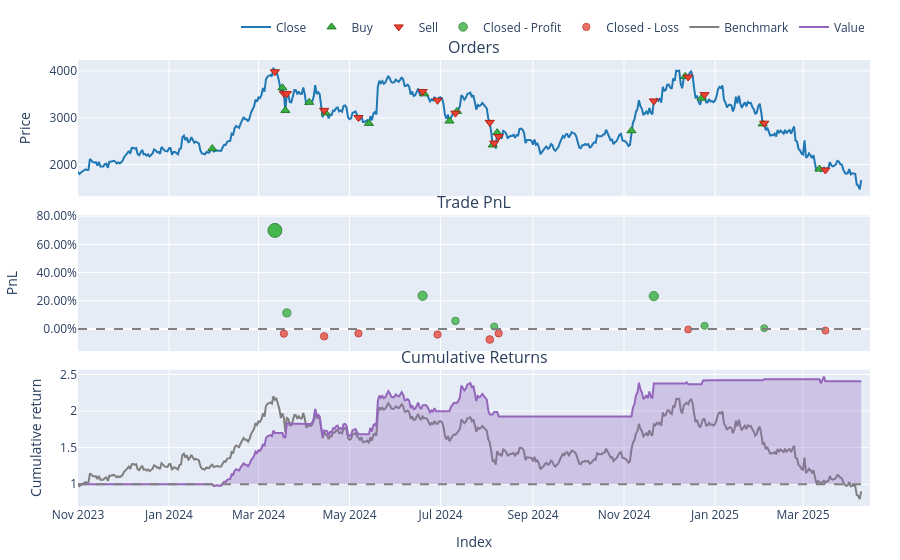

Notebook cell for this chart:
### Code cell
fig4 = pf['ETHUSD'].plot()
fig4.update_layout(autosize=True)
fig4.update_layout(
    autosize=True,
    height=None,  # Remove fixed height
    width=None,   # Remove fixed width
)
fig4.write_html("strategy_chart.html")
html_str = fig4.to_html(include_plotlyjs='cdn', full_html=False, config={"responsive": True})

fig4.show()

### Figure 1 — Plotly figure (JSON) as saved in the notebook; plotly's stock layout.template omitted (floating-point values rounded to 4 significant figures; data arrays with more than 128 entries replaced by an {"elided": "..."} marker saying what was removed)
{"data": [{"legendgroup": "0", "line": {"color": "#1f77b4"}, "mode": "lines", "name": "Close", "showlegend": true, "type": "scatter", "x": {"elided": "526 str values"}, "xaxis": "x", "y": {"elided": "526 float values"}, "yaxis": "y"}, {"customdata": {"elided": "16x9 mixed values"}, "hovertemplate": "<br>Order Id: %{customdata[0]}\n<br>Signal Index: %{customdata[1]}\n<br>Creation Index: %{customdata[2]}\n<br>Fill Index: %{customdata[3]}\n<br>Size: %{customdata[4]:,}\n<br>Price: %{customdata[5]:,}\n<br>Fees: %{customdata[6]:,}\n<br>Type: %{customdata[7]}\n<br>Stop Type: %{customdata[8]}", "legendgroup": "1", "marker": {"color": "#37B13F", "line": {"color": "rgb(38,123,44)", "width": 1}, "size": 8, "symbol": "triangle-up"}, "mode": "markers", "name": "Buy", "type": "scatter", "x": ["2024-01-30T00:00:00+00:00", "2024-03-17T00:00:00+00:00", "2024-03-19T00:00:00+00:00", "2024-04-04T00:00:00+00:00", "2024-04-15T00:00:00+00:00", "2024-05-14T00:00:00+00:00", "2024-06-20T00:00:00+00:00", "2024-07-07T00:00:00+00:00", "2024-07-12T00:00:00+00:00", "2024-08-05T00:00:00+00:00", "2024-08-08T00:00:00+00:00", "2024-11-06T00:00:00+00:00", "2024-12-12T00:00:00+00:00", "2024-12-23T00:00:00+00:00", "2025-02-02T00:00:00+00:00", "2025-03-12T00:00:00+00:00"], "xaxis": "x", "y": [2343.0, 3641.0, 3157.0, 3329.0, 3103.0, 2880.0, 3511.0, 2931.0, 3135.0, 2420.0, 2684.0, 2724.0, 3883.0, 3418.0, 2869.0, 1908.0], "yaxis": "y"}, {"customdata": {"elided": "16x9 mixed values"}, "hovertemplate": "<br>Order Id: %{customdata[0]}\n<br>Signal Index: %{customdata[1]}\n<br>Creation Index: %{customdata[2]}\n<br>Fill Index: %{customdata[3]}\n<br>Size: %{customdata[4]:,}\n<br>Price: %{customdata[5]:,}\n<br>Fees: %{customdata[6]:,}\n<br>Type: %{customdata[7]}\n<br>Stop Type: %{customdata[8]}", "legendgroup": "2", "marker": {"color": "#EA4335", "line": {"color": "rgb(181,31,18)", "width": 1}, "size": 8, "symbol": "triangle-down"}, "mode": "markers", "name": "Sell", "type": "scatter", "x": ["2024-03-12T00:00:00+00:00", "2024-03-18T00:00:00+00:00", "2024-03-20T00:00:00+00:00", "2024-04-14T00:00:00+00:00", "2024-05-07T00:00:00+00:00", "2024-06-19T00:00:00+00:00", "2024-06-29T00:00:00+00:00", "2024-07-11T00:00:00+00:00", "2024-08-03T00:00:00+00:00", "2024-08-06T00:00:00+00:00", "2024-08-09T00:00:00+00:00", "2024-11-21T00:00:00+00:00", "2024-12-14T00:00:00+00:00", "2024-12-25T00:00:00+00:00", "2025-02-03T00:00:00+00:00", "2025-03-16T00:00:00+00:00"], "xaxis": "x", "y": [3980.0, 3521.0, 3517.0, 3158.0, 3006.0, 3559.0, 3373.0, 3099.0, 2902.0, 2463.0, 2600.0, 3360.0, 3869.0, 3494.0, 2885.0, 1887.0], "yaxis": "y"}, {"customdata": [["0", "0", "2024-03-12 00:00:00+00:00", 69.89, 0.6989], ["2", "2", "2024-03-20 00:00:00+00:00", 18.72, 0.1139], ["5", "5", "2024-06-19 00:00:00+00:00", 39.62, 0.2356], ["7", "7", "2024-07-11 00:00:00+00:00", 11.48, 0.0575], ["9", "9", "2024-08-06 00:00:00+00:00", 3.402, 0.01741], ["11", "11", "2024-11-21 00:00:00+00:00", 44.93, 0.2333], ["13", "13", "2024-12-25 00:00:00+00:00", 5.251, 0.02218], ["14", "14", "2025-02-03 00:00:00+00:00", 1.341, 0.005542]], "hovertemplate": "<br>Exit Trade Id: %{customdata[0]}\n<br>Position Id: %{customdata[1]}\n<br>Exit Index: %{customdata[2]}\n<br>PnL: %{customdata[3]:,}\n<br>Return: %{customdata[4]:,%}", "legendgroup": "3", "marker": {"color": "#37B13F", "line": {"color": "rgb(38,123,44)", "width": 1}, "opacity": [0.9, 0.7738, 0.8001, 0.7617, 0.753, 0.7996, 0.754, 0.7504], "size": [14.0, 8.112, 9.337, 7.544, 7.14, 9.314, 7.188, 7.021], "symbol": "circle"}, "mode": "markers", "name": "Closed - Profit", "type": "scatter", "x": ["2024-03-12T00:00:00+00:00", "2024-03-20T00:00:00+00:00", "2024-06-19T00:00:00+00:00", "2024-07-11T00:00:00+00:00", "2024-08-06T00:00:00+00:00", "2024-11-21T00:00:00+00:00", "2024-12-25T00:00:00+00:00", "2025-02-03T00:00:00+00:00"], "xaxis": "x2", "y": [0.6989, 0.1139, 0.2356, 0.0575, 0.01741, 0.2333, 0.02218, 0.005542], "yaxis": "y2"}, {"customdata": [["1", "1", "2024-03-18 00:00:00+00:00", -5.616, -0.03306], ["3", "3", "2024-04-14 00:00:00+00:00", -9.416, -0.05146], ["4", "4", "2024-05-07 00:00:00+00:00", -5.445, -0.03137], ["6", "6", "2024-06-29 00:00:00+00:00", -8.135, -0.03916], ["8", "8", "2024-08-03 00:00:00+00:00", -15.71, -0.07443], ["10", "10", "2024-08-09 00:00:00+00:00", -6.196, -0.03117], ["12", "12", "2024-12-14 00:00:00+00:00", -0.8215, -0.003459], ["15", "15", "2025-03-16 00:00:00+00:00", -2.694, -0.01107]], "hovertemplate": "<br>Exit Trade Id: %{customdata[0]}\n<br>Position Id: %{customdata[1]}\n<br>Exit Index: %{customdata[2]}\n<br>PnL: %{customdata[3]:,}\n<br>Return: %{customdata[4]:,%}", "legendgroup": "4", "marker": {"color": "#EA4335", "line": {"color": "rgb(181,31,18)", "width": 1}, "opacity": [0.7564, 0.7604, 0.756, 0.7577, 0.7653, 0.756, 0.75, 0.7516], "size": [7.298, 7.483, 7.281, 7.359, 7.714, 7.279, 7.0, 7.077], "symbol": "circle"}, "mode": "markers", "name": "Closed - Loss", "type": "scatter", "x": ["2024-03-18T00:00:00+00:00", "2024-04-14T00:00:00+00:00", "2024-05-07T00:00:00+00:00", "2024-06-29T00:00:00+00:00", "2024-08-03T00:00:00+00:00", "2024-08-09T00:00:00+00:00", "2024-12-14T00:00:00+00:00", "2025-03-16T00:00:00+00:00"], "xaxis": "x2", "y": [-0.03306, -0.05146, -0.03137, -0.03916, -0.07443, -0.03117, -0.003459, -0.01107], "yaxis": "y2"}, {"legendgroup": "5", "line": {"color": "#7f7f7f"}, "mode": "lines", "name": "Benchmark", "showlegend": true, "type": "scatter", "x": {"elided": "526 str values"}, "xaxis": "x3", "y": {"elided": "526 float values"}, "yaxis": "y3"}, {"hoverinfo": "skip", "line": {"color": "rgba(0, 0, 0, 0)", "width": 0}, "mode": "lines", "opacity": 0, "showlegend": false, "type": "scatter", "x": {"elided": "526 str values"}, "xaxis": "x3", "y": {"elided": "526 int values"}, "yaxis": "y3"}, {"connectgaps": false, "fill": "tonexty", "fillcolor": "rgba(148,103,189,0.3000)", "hoverinfo": "skip", "line": {"color": "rgba(0, 0, 0, 0)", "width": 0}, "mode": "lines", "opacity": 0, "showlegend": false, "type": "scatter", "x": {"elided": "526 str values"}, "xaxis": "x3", "y": {"elided": "526 float values"}, "yaxis": "y3"}, {"hoverinfo": "skip", "line": {"color": "rgba(0, 0, 0, 0)", "width": 0}, "mode": "lines", "opacity": 0, "showlegend": false, "type": "scatter", "x": {"elided": "526 str values"}, "xaxis": "x3", "y": {"elided": "526 int values"}, "yaxis": "y3"}, {"connectgaps": false, "fill": "tonexty", "fillcolor": "rgba(220,57,18,0.3000)", "hoverinfo": "skip", "line": {"color": "rgba(0, 0, 0, 0)", "width": 0}, "mode": "lines", "opacity": 0, "showlegend": false, "type": "scatter", "x": {"elided": "526 str values"}, "xaxis": "x3", "y": {"elided": "526 float values"}, "yaxis": "y3"}, {"legendgroup": "6", "line": {"color": "#9467bd"}, "mode": "lines", "name": "Value", "showlegend": true, "type": "scatter", "x": {"elided": "526 str values"}, "xaxis": "x3", "y": {"elided": "526 float values"}, "yaxis": "y3"}, {"hoverinfo": "skip", "line": {"color": "rgba(0, 0, 0, 0)", "width": 0}, "mode": "lines", "opacity": 0, "showlegend": false, "type": "scatter", "x": {"elided": "526 str values"}, "xaxis": "x3", "y": {"elided": "526 int values"}, "yaxis": "y3"}], "layout": {"annotations": [{"font": {"size": 16}, "showarrow": false, "text": "Orders", "x": 0.5, "xanchor": "center", "xref": "paper", "y": 1, "yanchor": "bottom", "yref": "paper"}, {"font": {"size": 16}, "showarrow": false, "text": "Trade PnL", "x": 0.5, "xanchor": "center", "xref": "paper", "y": 0.6528, "yanchor": "bottom", "yref": "paper"}, {"font": {"size": 16}, "showarrow": false, "text": "Cumulative Returns", "x": 0.5, "xanchor": "center", "xref": "paper", "y": 0.3056, "yanchor": "bottom", "yref": "paper"}], "autosize": true, "legend": {"orientation": "h", "traceorder": "normal", "x": 1, "xanchor": "right", "y": 1.042, "yanchor": "bottom"}, "margin": {"b": 30, "l": 30, "r": 30, "t": 30}, "shapes": [{"line": {"color": "gray", "dash": "dash"}, "type": "line", "x0": 0, "x1": 1, "xref": "paper", "y0": 0, "y1": 0, "yref": "y2"}, {"line": {"color": "gray", "dash": "dash"}, "type": "line", "x0": 0, "x1": 1, "xref": "paper", "y0": 1, "y1": 1, "yref": "y3"}], "showlegend": true, "xaxis": {"anchor": "y", "domain": [0, 1], "matches": "x3", "showticklabels": false, "title": {}}, "xaxis2": {"anchor": "y2", "domain": [0, 1], "matches": "x3", "showticklabels": false, "title": {}}, "xaxis3": {"anchor": "y3", "domain": [0, 1], "title": {"text": "Index"}}, "yaxis": {"anchor": "x", "domain": [0.6944, 1], "title": {"text": "Price"}}, "yaxis2": {"anchor": "x2", "domain": [0.3472, 0.6528], "tickformat": ".2%", "title": {"text": "PnL"}}, "yaxis3": {"anchor": "x3", "domain": [0, 0.3056], "title": {"text": "Cumulative return"}}}}
